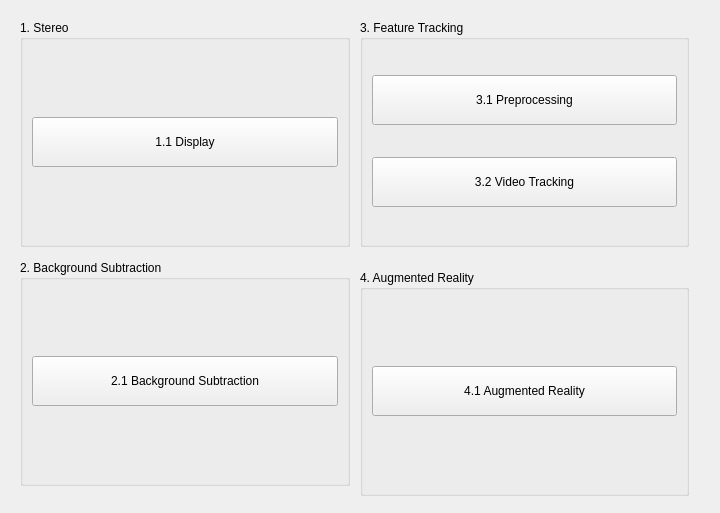
<?xml version="1.0" encoding="UTF-8"?>
<ui version="4.0">
 <class>Form</class>
 <widget class="QWidget" name="Form">
  <property name="geometry">
   <rect>
    <x>0</x>
    <y>0</y>
    <width>720</width>
    <height>513</height>
   </rect>
  </property>
  <property name="windowTitle">
   <string>OpenCV_HW2</string>
  </property>
  <widget class="QGroupBox" name="groupBox_3">
   <property name="geometry">
    <rect>
     <x>360</x>
     <y>20</y>
     <width>329</width>
     <height>227</height>
    </rect>
   </property>
   <property name="title">
    <string>3. Feature Tracking</string>
   </property>
   <layout class="QVBoxLayout" name="verticalLayout_5">
    <item>
     <widget class="QPushButton" name="btn3_1">
      <property name="minimumSize">
       <size>
        <width>0</width>
        <height>50</height>
       </size>
      </property>
      <property name="text">
       <string>3.1 Preprocessing</string>
      </property>
     </widget>
    </item>
    <item>
     <widget class="QPushButton" name="btn3_2">
      <property name="minimumSize">
       <size>
        <width>0</width>
        <height>50</height>
       </size>
      </property>
      <property name="text">
       <string>3.2 Video Tracking</string>
      </property>
     </widget>
    </item>
   </layout>
  </widget>
  <widget class="QGroupBox" name="groupBox">
   <property name="geometry">
    <rect>
     <x>20</x>
     <y>20</y>
     <width>330</width>
     <height>227</height>
    </rect>
   </property>
   <property name="title">
    <string>1. Stereo</string>
   </property>
   <layout class="QVBoxLayout" name="verticalLayout_3">
    <item>
     <widget class="QPushButton" name="btn1_1">
      <property name="minimumSize">
       <size>
        <width>0</width>
        <height>50</height>
       </size>
      </property>
      <property name="text">
       <string>1.1 Display</string>
      </property>
     </widget>
    </item>
   </layout>
  </widget>
  <widget class="QGroupBox" name="groupBox_2">
   <property name="geometry">
    <rect>
     <x>20</x>
     <y>260</y>
     <width>330</width>
     <height>226</height>
    </rect>
   </property>
   <property name="title">
    <string>2. Background Subtraction</string>
   </property>
   <layout class="QVBoxLayout" name="verticalLayout_4">
    <item>
     <widget class="QPushButton" name="btn2_1">
      <property name="minimumSize">
       <size>
        <width>0</width>
        <height>50</height>
       </size>
      </property>
      <property name="text">
       <string>2.1 Background Subtraction</string>
      </property>
     </widget>
    </item>
   </layout>
  </widget>
  <widget class="QGroupBox" name="groupBox_4">
   <property name="geometry">
    <rect>
     <x>360</x>
     <y>270</y>
     <width>329</width>
     <height>226</height>
    </rect>
   </property>
   <property name="title">
    <string>4. Augmented Reality</string>
   </property>
   <layout class="QVBoxLayout" name="verticalLayout_6">
    <item>
     <widget class="QPushButton" name="btn4_1">
      <property name="minimumSize">
       <size>
        <width>0</width>
        <height>50</height>
       </size>
      </property>
      <property name="text">
       <string>4.1 Augmented Reality</string>
      </property>
     </widget>
    </item>
   </layout>
  </widget>
 </widget>
 <resources/>
 <connections/>
</ui>
